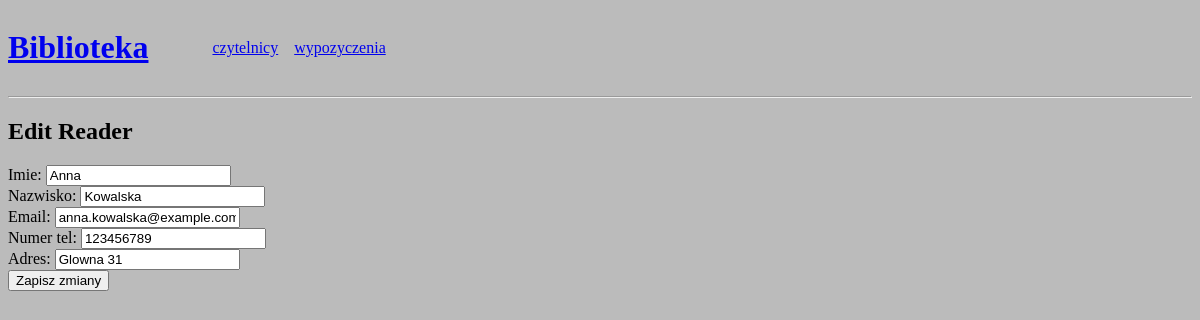
Screenshot of /pages/edit-reader.php?id=1 with the database file from the repository.
### tables this page shows
CREATE TABLE czytelnicy (
  id INT AUTO_INCREMENT PRIMARY KEY,
  mail VARCHAR(255) NOT NULL UNIQUE,
  numer_tel VARCHAR(255) NOT NULL UNIQUE,
  adres VARCHAR(255) NOT NULL,
  imie VARCHAR(255) NOT NULL,
  nazwisko VARCHAR(255) NOT NULL,
  bilans SMALLINT NOT NULL DEFAULT 0
);

### pages/edit-reader.php (the view, shortened to what this page needs)
<!DOCTYPE html>
<html lang="en">
<head>
  <link rel="stylesheet" href="../style.css">
</head>
<body>
<?php
include("../components/header.php");
include("../db/connect.php");
if ($_SERVER["REQUEST_METHOD"] == "GET" && isset($_GET['id'])) {
    $id = $_GET['id'];
    $sql = "SELECT * FROM czytelnicy WHERE id = ?";
    $stmt = $conn->prepare($sql);
    $stmt->bind_param("i", $id);
    $stmt->execute();
    $result = $stmt->get_result();
    if ($result->num_rows == 1) {
        $row = $result->fetch_assoc();
?>
<h2>Edit Reader</h2>
<form action="../api/update-reader.php" method="post">
    <label for="imie">Imie:</label>
    <input type="text" id="imie" name="imie" value="<?php echo $row['imie']; ?>" required><br>
    <label for="nazwisko">Nazwisko:</label>
    <input type="text" id="nazwisko" name="nazwisko" value="<?php echo $row['nazwisko']; ?>" required><br>
    <label for="mail">Email:</label>
    <input type="email" id="mail" name="mail" value="<?php echo $row['mail']; ?>" required><br>
    <label for="numer_tel">Numer tel:</label>
    <input type="text" id="numer_tel" name="numer_tel" value="<?php echo $row['numer_tel']; ?>" required><br>
    <label for="adres">Adres:</label>
    <input type="text" id="adres" name="adres" value="<?php echo $row['adres']; ?>" required><br>
    <button type="submit">Zapisz zmiany</button>
</form>
<?php
    } else {
        echo "Czytelnik nie zostal znaleziony.";
    }
} else {
    echo "Nieprawidlowe dane.";
}
?>
</body>
</html>

### style.css (style rules this page uses)
body { background-color: #bbb; }

### rows the page displays
czytelnicy: imie "Anna", nazwisko "Kowalska", mail "anna.kowalska@example.com", numer_tel "123456789", adres "Glowna 31"
